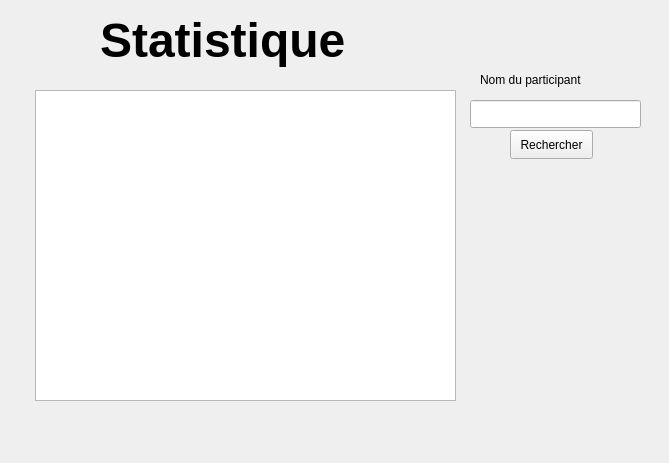
<?xml version="1.0" encoding="UTF-8"?>
<ui version="4.0">
 <class>Statistique</class>
 <widget class="QWidget" name="Statistique">
  <property name="geometry">
   <rect>
    <x>0</x>
    <y>0</y>
    <width>669</width>
    <height>463</height>
   </rect>
  </property>
  <property name="windowTitle">
   <string>Statistique</string>
  </property>
  <widget class="QLineEdit" name="rechercheEdit">
   <property name="geometry">
    <rect>
     <x>470</x>
     <y>100</y>
     <width>171</width>
     <height>28</height>
    </rect>
   </property>
  </widget>
  <widget class="QTableView" name="statistiqueView">
   <property name="geometry">
    <rect>
     <x>35</x>
     <y>90</y>
     <width>421</width>
     <height>311</height>
    </rect>
   </property>
  </widget>
  <widget class="QPushButton" name="rechercherButton">
   <property name="geometry">
    <rect>
     <x>510</x>
     <y>130</y>
     <width>83</width>
     <height>29</height>
    </rect>
   </property>
   <property name="text">
    <string>Rechercher</string>
   </property>
  </widget>
  <widget class="QLabel" name="label">
   <property name="geometry">
    <rect>
     <x>480</x>
     <y>70</y>
     <width>161</width>
     <height>20</height>
    </rect>
   </property>
   <property name="text">
    <string>Nom du participant</string>
   </property>
  </widget>
  <widget class="QLabel" name="label_2">
   <property name="geometry">
    <rect>
     <x>100</x>
     <y>10</y>
     <width>321</width>
     <height>61</height>
    </rect>
   </property>
   <property name="font">
    <font>
     <pointsize>36</pointsize>
     <bold>true</bold>
    </font>
   </property>
   <property name="text">
    <string>Statistique</string>
   </property>
  </widget>
 </widget>
 <resources/>
 <connections/>
</ui>
